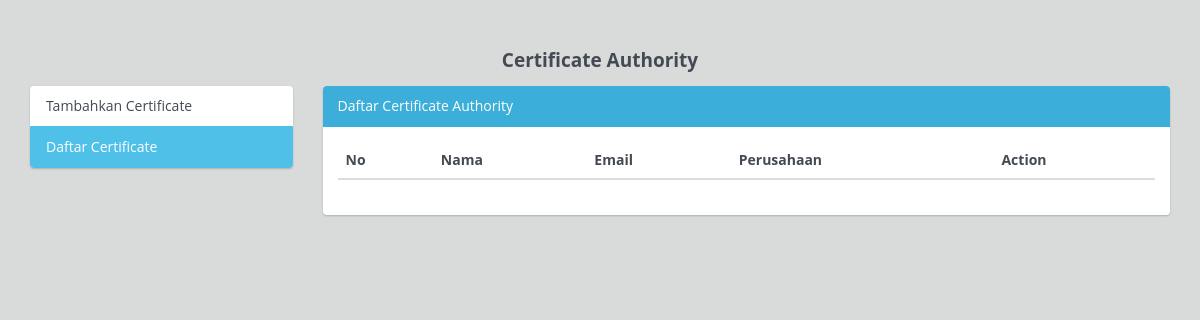
The page /index.php/main/lists on the database as committed earlier.
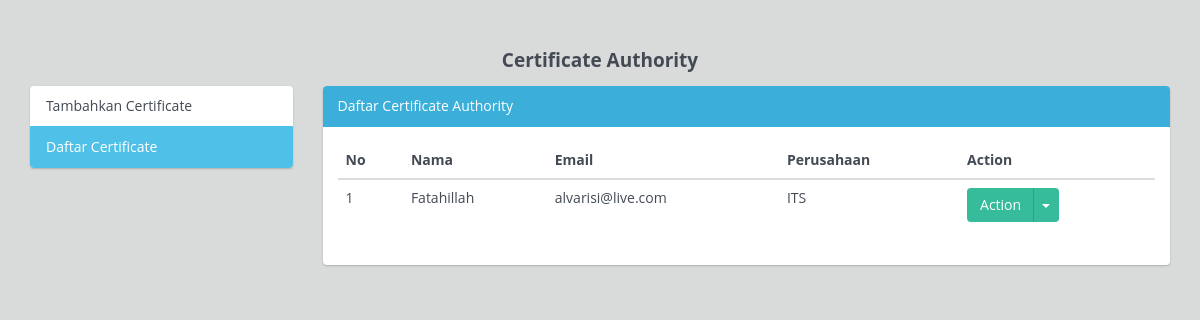
The same page on the database as committed later.
### tables this page shows
CREATE TABLE IF NOT EXISTS `certificate` (
`id` int(11) NOT NULL,
  `country_name` varchar(255) NOT NULL,
  `state_name` varchar(20) NOT NULL,
  `locality_name` varchar(150) NOT NULL,
  `organization_name` varchar(155) NOT NULL,
  `organizational_unit` varchar(155) NOT NULL,
  `common_name` varchar(64) NOT NULL,
  `email_address` varchar(150) NOT NULL,
  `user_id` int(11) NOT NULL,
  `status` char(1) NOT NULL,
  `created_at` datetime NOT NULL,
  `valid_at` datetime NOT NULL
);

### application/controllers/Main.php (called while the page is built, shortened)
<?php
class Main extends CI_Controller {
	public function __construct($foo = null) {
		$this->load->model('Certificate');
	}
	protected $layout = '/layout/app';
	protected $stylesheets = array(
	    'bootstrap.min.css',
	    'bootflat.min.css',
	    'style.css'
  	);
  	protected $javascripts = array(
  		'jquery-1.10.1.min.js',
  		'bootstrap.min.js'
  	  	);
  	protected function get_stylesheets() {
	    return $this->stylesheets;
  	}
  	protected function get_javascripts() {
    	return $this->javascripts;
  	}
  	protected function render($content) {
        $view_data = array(
    		'content' => $content,
      		'stylesheets' => $this->get_stylesheets(),
      		'javascripts' => $this->get_javascripts()
    	);
    	$this->load->view($this->layout,$view_data);
  	}
    public function lists()
    {
      $data['content'] = $this->Certificate->all();
      $content = $this->load->view('/page/list',$data, true);
      $this->render($content);
    }
}

### index.php (called while the page is built, shortened)
<?php
require_once BASEPATH.'core/CodeIgniter.php';

### application/models/Certificate.php (called while the page is built, shortened)
<?php
class Certificate extends CI_Model {
	protected $table;
	public function __construct(){
		$this->table = 'certificate';
	}
	function all()
	{
		$query = $this->db->get($this->table);
		return $query;
	}
}

### application/views/page/list.php (the view, shortened to what this page needs)
<div class="row">
	<h4 class="header">Certificate Authority</h4>
</div>
<div class="row">
	<div class="col-md-3">
		<div class="list-group">
			<a href="<?php echo base_url('index.php/main/'); ?>" class="list-group-item">Tambahkan Certificate</a>
			<a href="<?php echo base_url('index.php/main/lists'); ?>" class="list-group-item active">Daftar Certificate</a>
		</div>
	</div>
	<div class="col-md-9">
		<div class="panel panel-primary">
			<div class="panel-heading">
				Daftar Certificate Authority
			</div>
			<div class="panel-body">
				<table class="table">
					<thead>
						<tr>
							<th>No</th>
							<th>Nama</th>
							<th>Email</th>
							<th>Perusahaan</th>
							<th>Action</th>
						</tr>
					</thead>
					<tbody>
						<?php $no = 1; foreach($content->result() as $row){ ?>
						<tr>
							<td><?php echo $no++; ?></td>
							<td><?php echo $row->common_name ?></td>
							<td><?php echo $row->email_address ?></td>
							<td><?php echo $row->organization_name ?></td>
							<td>
								<div class="btn-group">
								<button class="btn btn-info" type="button">Action</button>
									<button data-toggle="dropdown" class="btn btn-info dropdown-toggle" type="button">
										<span class="caret"></span>
									</button>
								</div>
							</td>
						</tr>
						<?php } ?>
					</tbody>
				</table>
			</div>
		</div>
	</div>
</div>

### application/views/layout/app.php (shortened to what this page needs)
<!DOCTYPE html>
<html>
<head>
	<?php foreach ($stylesheets as $row) {
		echo css($row);
	} ?>
</head>
<body>
	<div class="container">
	    <div class="container-admin">
	    <?php
	    echo $content;
	    ?>
	    </div>
  </div>
</body>
</html>

### application/helpers/asset_helper.php (shortened to what this page needs)
<?php  if ( ! defined('BASEPATH')) exit('No direct script access allowed');
if ( ! function_exists('css_url'))
{
    function css_url()
    {
        $CI =& get_instance();
        return base_url() . $CI->config->item('css_path');
    }
}
if ( ! function_exists('css'))
{
    function css($file, $media='all')
    {
        return '<link rel="stylesheet" type="text/css" href="' . css_url() . $file . '" media="' . $media . '">'."\n";
    }
}

### assets/css/style.css (style rules this page uses)
body { background-color: #D9DBDA; }
.container-admin { margin-top: 35px; }
h4.header { text-align: center; }

Rows that differ between the two databases and show on the page:
added certificate: common_name "Fatahillah", email_address "alvarisi@live.com", organization_name "ITS"
